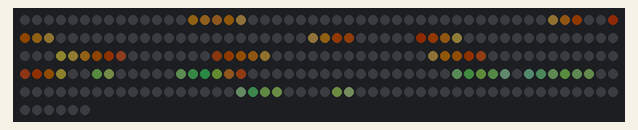
Recording of a program running on a simulated ESP32 board running MicroPython. On the bench: 256 RGB LEDs in strip order, left to right, continuing on the next row. Dim RGB values are drawn brighter than linear.

Above: at 0.1 s.
At 1.1 s:
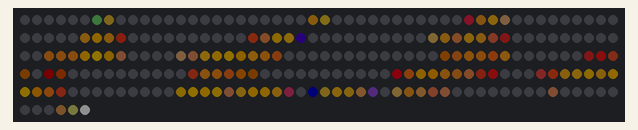
At 2.1 s:
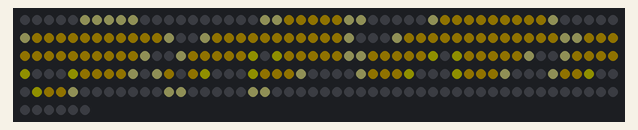
At 3.1 s:
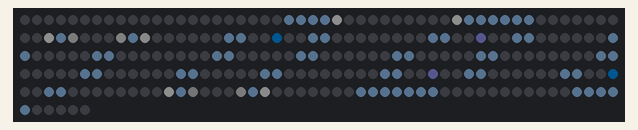

The program:

test.py
```python
'''
    ESP8266/ESP32 neopixel 16x16 image display demo

    Author: shaoziyang
    Date:   2018.2

    http://www.micropython.org.cn

'''
from machine import Pin
import time

from neo16x16_img import neo16x16_img

np = neo16x16_img(Pin(2))

npdat=[
0x2AF3AF, 0x000000, 0x000000, 0x000000,
0x000000, 0x000000, 0x000000, 0x000000,
0x000000, 0x000000, 0x000000, 0x000000,
0x000000, 0x000000, 0x6CF000, 0x39F19F,
0x06F000, 0x5CF29F, 0x000000, 0x000000,
0x000000, 0x000000, 0x000000, 0x000000,
0x000000, 0x000000, 0x000000, 0x000000,
0x000000, 0x5CF000, 0x07F2AF, 0x00014E,
0x000000, 0x06F16E, 0x6CF2AF, 0x000000,
0x000000, 0x000000, 0x000000, 0x000000,
0x000000, 0x000000, 0x000000, 0x000000,
0x6DF000, 0x06F29F, 0x00004E, 0x000000,
0x000000, 0x36E000, 0x07F05F, 0x5DF2AF,
0x0005EF, 0x000000, 0x000000, 0x000000,
0x000000, 0x000000, 0x000000, 0x5CF000,
0x08F29F, 0x14A06F, 0x000000, 0x000000,
0x000000, 0x000000, 0x26E000, 0x08F05F,
0x6CF19F, 0x000000, 0x000000, 0x000000,
0x000000, 0x5B76CA, 0x000000, 0x08F4BC,
0x25D05F, 0x000000, 0x000000, 0x000000,
0x000000, 0x000000, 0x000000, 0x26F000,
0x4B839F, 0x5A45A3, 0x0007C8, 0x000000,
0x8A7000, 0x5C85A6, 0x7B75B5, 0x000000,
0x000000, 0x000000, 0x000000, 0x000000,
0x000000, 0x000000, 0x000000, 0x000000,
0x000000, 0x6A76B8, 0x6A75B7, 0x8A6695,
0x000000, 0x5A76C9, 0x8B8594, 0x000000,
0x000000, 0x000000, 0x000000, 0x000000,
0x000000, 0x000000, 0x000000, 0x000000,
0x000000, 0x000000, 0x6DA8CA, 0x000000,
0x000000, 0x000000, 0x000000, 0x000000,
0x000000, 0x000000, 0x000000, 0x000000,
0x000000, 0x000000, 0x000000, 0x000000,
0x121145, 0x000000, 0x000000, 0x000000,
0x000000, 0x000000, 0x000000, 0x169156,
0x000000, 0x000000, 0x000000, 0x000000,
0x000000, 0x000000, 0x000000, 0x234000,
0x15818B, 0x000217, 0x000000, 0x000000,
0x000000, 0x000000, 0x129000, 0x0AE17B,
0x000169, 0x000000, 0x000000, 0x000000,
0x000000, 0x000000, 0x000000, 0x19C301,
0x24709C, 0x00013A, 0x000000, 0x000000,
0x000000, 0x000000, 0x116000, 0x169237,
0x24718B, 0x245169, 0x000000, 0x000000,
0x000000, 0x235000, 0x0CF09D, 0x1590AE,
0x159159, 0x000000, 0x000000, 0x000000,
0x000000, 0x000000, 0x000000, 0x17C149,
0x09D18C, 0x0BF0BE, 0x23519C, 0x000234,
0x000000, 0x17B000, 0x16B15C, 0x14817C,
0x000024, 0x000000, 0x000000, 0x000000,
0x000000, 0x000000, 0x000000, 0x002013,
0x012000, 0x11A126, 0x000116, 0x000000,
0x000000, 0x000000, 0x000000, 0x048012,
0x16B149, 0x12716A, 0x000000, 0x000000,
0x000000, 0x12811B, 0x147247, 0x09E16A,
0x15B09D, 0x00010A, 0x000000, 0x000000,
0x000000, 0x000000, 0x16C127, 0x0BE08D,
0x17A0BF, 0x18B09C, 0x13A17A, 0x000227,
0x214000, 0x0AE17A, 0x1680AE, 0x0AD235,
0x0BE0BF, 0x00009C, 0x000000, 0x000000,
0x000000, 0x000000, 0x236235, 0x158246,
0x000245, 0x246312, 0x18B168, 0x200145,
0x122FFF, 0x000123, 0x000000, 0x000000,
0x000000, 0x235000, 0x000000, 0x000000,
0x000000, 0x000000, 0x000000, 0x9FF9FF,
0x9FF9FF, 0x0009FF, 0x000000, 0x000000,
0x000000, 0x9FF000, 0x0CF9FF, 0x0CF0CF,
0x0CF0CF, 0x9FF9FF, 0x000000, 0x000000,
0x000000, 0x9FF000, 0x0CF0CF, 0x0CF0CF,
0x0CF0CF, 0x0CF0CF, 0x9FF0CF, 0x000000,
0x9FF000, 0x0CF0CF, 0x0CF0CF, 0x0CF0CF,
0x0CF0CF, 0x0CF0CF, 0x9FF0CF, 0x000000,
0x000000, 0x0CF9FF, 0x0CF0CF, 0x0CF0CF,
0x0CF0CF, 0x0CF0CF, 0x0CF0CF, 0x0009FF,
0x0CF9FF, 0x0CF0CF, 0x0CF0CF, 0x0CF0CF,
0x0CF0CF, 0x0CF0CF, 0x0CF0CF, 0x0009FF,
0x9FF000, 0x0CF0CF, 0x0CF0CF, 0x0CF0CF,
0x0CF0CF, 0x0CF0CF, 0x0CF0CF, 0x9FF0CF,
0x0CF9FF, 0x0CF0CF, 0x0CF0CF, 0x0000FF,
0x0CF0FF, 0x0CF0CF, 0x0CF0CF, 0x0009FF,
0x9FF000, 0x0CF0CF, 0x0CF0CF, 0x0FF0CF,
0x0FF000, 0x0CF0CF, 0x0CF0CF, 0x9FF0CF,
0x0CF9FF, 0x0CF0CF, 0x0FF0CF, 0x000000,
0x0FF000, 0x0CF0CF, 0x0CF0CF, 0x0009FF,
0x000000, 0x0CF9FF, 0x0CF0CF, 0x0000FF,
0x000000, 0x0CF0FF, 0x0CF000, 0x0009FF,
0x9FF000, 0x0CF0CF, 0x0FF0CF, 0x000000,
0x0FF000, 0x0CF0CF, 0x9FF0CF, 0x000000,
0x000000, 0x9FF000, 0x0CF0CF, 0x0000FF,
0x000000, 0x0CF0FF, 0x9FF0CF, 0x000000,
0x000000, 0x9FF000, 0x0009FF, 0x000000,
0x000000, 0x9FF9FF, 0x000000, 0x000000,
0x000000, 0x000000, 0x000000, 0x000000,
0x000000, 0x000000, 0x000000, 0x000000,
0x000000, 0x000000, 0x000000, 0x000000,
0x000000, 0x000000, 0x000000, 0x000000,
0x000000, 0x000000, 0x000000, 0x000000,
0x000000, 0x000000, 0x000000, 0x000000,
0x000000, 0x000000, 0xEEE000, 0xFC9FC9,
0xFC9FC9, 0x000000, 0x000000, 0x000000,
0x000000, 0x000000, 0xFC9000, 0xFC9FC9,
0xFC9FC9, 0xEEEFC9, 0x000000, 0x000000,
0x000000, 0xAAA000, 0x555FC9, 0x000000,
0x333000, 0xEEEFC9, 0x000000, 0x000000,
0x000000, 0x000000, 0xFC9FC9, 0x000000,
0x000F90, 0xFC9000, 0x000FC9, 0x000000,
0x000000, 0xFC9000, 0x000FC9, 0xF99000,
0x000000, 0xFC9FC9, 0x000000, 0x000000,
0x000000, 0x000000, 0xFC9FC9, 0x000000,
0x000000, 0xFC9000, 0x000FC9, 0x000000,
0x000000, 0xFC9000, 0x000FC9, 0x000000,
0x000000, 0xFC9FC9, 0x000000, 0x000000,
0x000000, 0x000000, 0xFC9FC9, 0x000000,
0x000000, 0xFC9000, 0x000FC9, 0x000000,
0x000000, 0xFC9000, 0x000FC9, 0x000000,
0x000000, 0xFC9FC9, 0x000000, 0x000000,
0x000000, 0x000000, 0xFC9FC9, 0x000000,
0x000000, 0xFC9000, 0x000FC9, 0x000000,
0x000000, 0xFC9000, 0x000FC9, 0xF99000,
0x000000, 0xFC9FC9, 0x000000, 0x000000,
0x000000, 0x000000, 0xFC9FC9, 0x000000,
0x000F90, 0xFC9000, 0x000FC9, 0x000000,
0x000000, 0xBBB000, 0x333FC9, 0x000000,
0x111000, 0xEEEFC9, 0x000000, 0x000000,
0x000000, 0x000000, 0xFC9000, 0xFC9FC9,
0xFC9FC9, 0xFC9FC9, 0x000000, 0x000000,
0x000000, 0x000000, 0xFC9000, 0xFC9FC9,
0xFC9FC9, 0x000000, 0x000000, 0x000000,
]

n = 0
while 1:
    np.show(npdat, n)
    n = (n+16)%64
    time.sleep_ms(1000)
```

neo16x16_img.py
```python
"""
    ESP8266/ESP32 neopixel 16x16 image display drive

    Author: shaoziyang
    Date:   2018.2

    http://www.micropython.org.cn

"""
from machine import Pin
import neopixel

class neo16x16_img:
    def __init__(self, pin):
        self.np = neopixel.NeoPixel(pin, 256)

    def clear(self):
        self.np.fill((0,0,0))
        self.np.write()

    def set(self, n, color):
        self.np[n] = color
        self.np.write()

    def show(self,dat,pos=0):
        for x in range(16):
            for y in range(8):
                if ((x+pos)*8)>=len(dat):
                    self.np[x*16+y*2]=(0,0,0)
                    self.np[x*16+y*2+1]=(0,0,0)
                else:
                    t=dat[(x+pos)*8+y]
                    r=t%16
                    g=(t>>4)%16
                    b=(t>>8)%16
                    if pos%2:
                        self.np[x*16+y*2]=(r,g,b)
                    else:
                        self.np[x*16+15-y*2]=(r,g,b)
                    r=(t>>12)%16
                    g=(t>>16)%16
                    b=(t>>20)%16
                    if pos%2:
                        self.np[x*16+y*2+1]=(r,g,b)
                    else:
                        self.np[x*16+14-y*2]=(r,g,b)
        self.np.write()
```

Measured:
- by itself, everything shown: repeats every 4.1 s, in 4 steps
- what the display in image 1 shows lasts 1.1 s, from 1.0 s to 2.1 s
